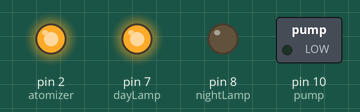
The sketch below on a simulated Arduino Uno, built with avr-gcc and run on an emulated ATmega328P. Parts: switched loads named in the sketch (green lamp = pin HIGH), output pins drawn as LEDs (lit = HIGH).

Above: at 0.1 s.
Timing chart, 0 to 1.6 s (numbered marks = the images above):
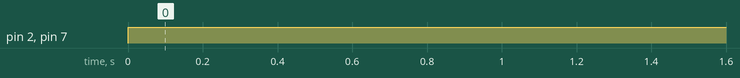

The sketch:

sketch_jul11a.ino
```cpp
/*
 * Prototype code for Arduino 101
 * to be used as controller for
 * bahaman anole habitat.
 *
 * Terraduino Design Team c. 2017
 * #lizardwizards
 *
 */

const int atomizer = 2; //define ports
const int pump = 10;
const int dayLamp = 7;
const int nightLamp = 8;

boolean day = true;
int percentHumidity = 10;
int desiredHumidity = 80;

void setup() {
  // put your setup code here, to run once:
  pinMode(atomizer, OUTPUT);
  pinMode(pump, OUTPUT);
  pinMode(dayLamp, OUTPUT);
  pinMode(nightLamp, OUTPUT);
}

void loop() {
  // put your main code here, to run repeatedly:
  heatlamp();
  humidifier();

}

void atomizerToggle(){
  digitalWrite(atomizer, HIGH);
}

void heatlamp(){
  if(day){
    digitalWrite(dayLamp, HIGH);
    digitalWrite(nightLamp, LOW);
  }
  else{
    digitalWrite(dayLamp, LOW);
    digitalWrite(nightLamp, HIGH);
  }
}

void humidifier(){
  if(percentHumidity < desiredHumidity){
    digitalWrite(atomizer, HIGH);
  }
  else{
    digitalWrite(atomizer, LOW);
  }

}
```

Measured:
- by itself, pin 2 (atomizer), pin 7 (dayLamp): LOW → HIGH at 0.00 s
